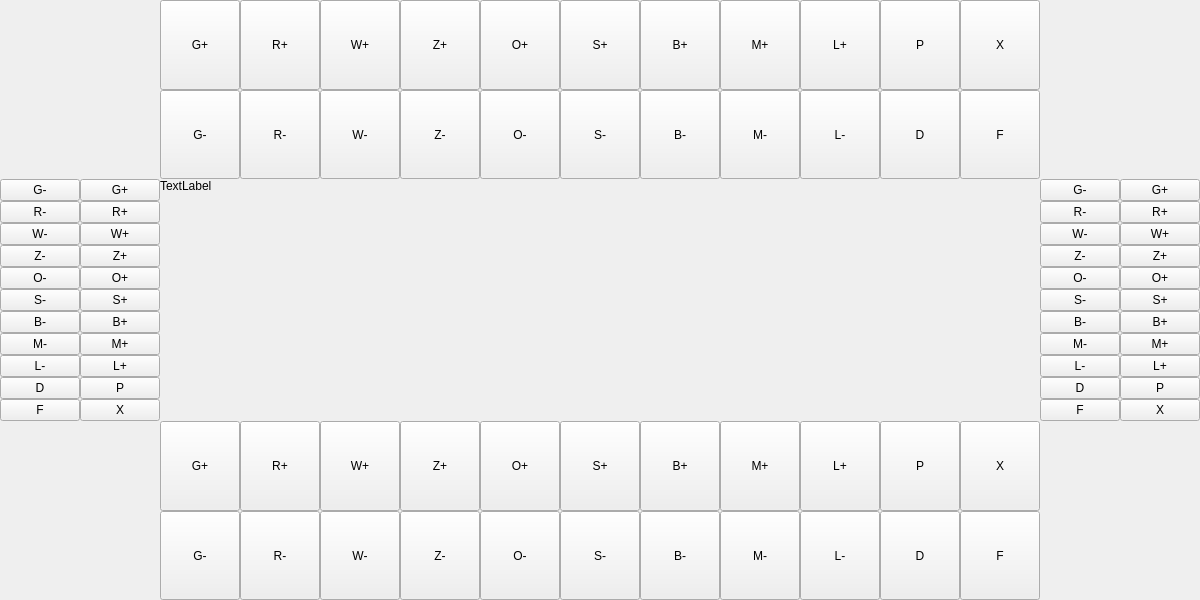
<?xml version="1.0" encoding="UTF-8"?>
<ui version="4.0">
 <class>SpectrumFull</class>
 <widget class="QMainWindow" name="SpectrumFull">
  <property name="geometry">
   <rect>
    <x>0</x>
    <y>0</y>
    <width>1131</width>
    <height>600</height>
   </rect>
  </property>
  <property name="windowTitle">
   <string>Spectrogram</string>
  </property>
  <widget class="QWidget" name="centralwidget">
   <layout class="QGridLayout" name="LayoutX">
    <property name="leftMargin">
     <number>0</number>
    </property>
    <property name="topMargin">
     <number>0</number>
    </property>
    <property name="rightMargin">
     <number>0</number>
    </property>
    <property name="bottomMargin">
     <number>0</number>
    </property>
    <property name="spacing">
     <number>0</number>
    </property>
    <item row="0" column="1">
     <layout class="QGridLayout" name="LayoutN">
      <property name="spacing">
       <number>0</number>
      </property>
      <item row="1" column="9">
       <widget class="QPushButton" name="BtnNMode__">
        <property name="sizePolicy">
         <sizepolicy hsizetype="Expanding" vsizetype="Expanding">
          <horstretch>0</horstretch>
          <verstretch>0</verstretch>
         </sizepolicy>
        </property>
        <property name="text">
         <string>D</string>
        </property>
       </widget>
      </item>
      <item row="0" column="0">
       <widget class="QPushButton" name="BtnNGainUp">
        <property name="sizePolicy">
         <sizepolicy hsizetype="Expanding" vsizetype="Expanding">
          <horstretch>0</horstretch>
          <verstretch>0</verstretch>
         </sizepolicy>
        </property>
        <property name="text">
         <string>G+</string>
        </property>
       </widget>
      </item>
      <item row="0" column="8">
       <widget class="QPushButton" name="BtnNLineUp">
        <property name="sizePolicy">
         <sizepolicy hsizetype="Expanding" vsizetype="Expanding">
          <horstretch>0</horstretch>
          <verstretch>0</verstretch>
         </sizepolicy>
        </property>
        <property name="text">
         <string>L+</string>
        </property>
       </widget>
      </item>
      <item row="1" column="8">
       <widget class="QPushButton" name="BtnNLineDn">
        <property name="sizePolicy">
         <sizepolicy hsizetype="Expanding" vsizetype="Expanding">
          <horstretch>0</horstretch>
          <verstretch>0</verstretch>
         </sizepolicy>
        </property>
        <property name="text">
         <string>L-</string>
        </property>
       </widget>
      </item>
      <item row="0" column="9">
       <widget class="QPushButton" name="BtnNPaus__">
        <property name="sizePolicy">
         <sizepolicy hsizetype="Expanding" vsizetype="Expanding">
          <horstretch>0</horstretch>
          <verstretch>0</verstretch>
         </sizepolicy>
        </property>
        <property name="text">
         <string>P</string>
        </property>
       </widget>
      </item>
      <item row="0" column="3">
       <widget class="QPushButton" name="BtnNZoomUp">
        <property name="sizePolicy">
         <sizepolicy hsizetype="Expanding" vsizetype="Expanding">
          <horstretch>0</horstretch>
          <verstretch>0</verstretch>
         </sizepolicy>
        </property>
        <property name="text">
         <string>Z+</string>
        </property>
       </widget>
      </item>
      <item row="1" column="2">
       <widget class="QPushButton" name="BtnNWindDn">
        <property name="sizePolicy">
         <sizepolicy hsizetype="Expanding" vsizetype="Expanding">
          <horstretch>0</horstretch>
          <verstretch>0</verstretch>
         </sizepolicy>
        </property>
        <property name="text">
         <string>W-</string>
        </property>
       </widget>
      </item>
      <item row="0" column="5">
       <widget class="QPushButton" name="BtnNStepUp">
        <property name="sizePolicy">
         <sizepolicy hsizetype="Expanding" vsizetype="Expanding">
          <horstretch>0</horstretch>
          <verstretch>0</verstretch>
         </sizepolicy>
        </property>
        <property name="text">
         <string>S+</string>
        </property>
       </widget>
      </item>
      <item row="0" column="2">
       <widget class="QPushButton" name="BtnNWindUp">
        <property name="sizePolicy">
         <sizepolicy hsizetype="Expanding" vsizetype="Expanding">
          <horstretch>0</horstretch>
          <verstretch>0</verstretch>
         </sizepolicy>
        </property>
        <property name="text">
         <string>W+</string>
        </property>
       </widget>
      </item>
      <item row="1" column="3">
       <widget class="QPushButton" name="BtnNZoomDn">
        <property name="sizePolicy">
         <sizepolicy hsizetype="Expanding" vsizetype="Expanding">
          <horstretch>0</horstretch>
          <verstretch>0</verstretch>
         </sizepolicy>
        </property>
        <property name="text">
         <string>Z-</string>
        </property>
       </widget>
      </item>
      <item row="0" column="4">
       <widget class="QPushButton" name="BtnNOffsUp">
        <property name="sizePolicy">
         <sizepolicy hsizetype="Expanding" vsizetype="Expanding">
          <horstretch>0</horstretch>
          <verstretch>0</verstretch>
         </sizepolicy>
        </property>
        <property name="text">
         <string>O+</string>
        </property>
       </widget>
      </item>
      <item row="1" column="0">
       <widget class="QPushButton" name="BtnNGainDn">
        <property name="sizePolicy">
         <sizepolicy hsizetype="Expanding" vsizetype="Expanding">
          <horstretch>0</horstretch>
          <verstretch>0</verstretch>
         </sizepolicy>
        </property>
        <property name="text">
         <string>G-</string>
        </property>
       </widget>
      </item>
      <item row="1" column="4">
       <widget class="QPushButton" name="BtnNOffsDn">
        <property name="sizePolicy">
         <sizepolicy hsizetype="Expanding" vsizetype="Expanding">
          <horstretch>0</horstretch>
          <verstretch>0</verstretch>
         </sizepolicy>
        </property>
        <property name="text">
         <string>O-</string>
        </property>
       </widget>
      </item>
      <item row="1" column="5">
       <widget class="QPushButton" name="BtnNStepDn">
        <property name="sizePolicy">
         <sizepolicy hsizetype="Expanding" vsizetype="Expanding">
          <horstretch>0</horstretch>
          <verstretch>0</verstretch>
         </sizepolicy>
        </property>
        <property name="text">
         <string>S-</string>
        </property>
       </widget>
      </item>
      <item row="1" column="6">
       <widget class="QPushButton" name="BtnNBaseDn">
        <property name="sizePolicy">
         <sizepolicy hsizetype="Expanding" vsizetype="Expanding">
          <horstretch>0</horstretch>
          <verstretch>0</verstretch>
         </sizepolicy>
        </property>
        <property name="text">
         <string>B-</string>
        </property>
       </widget>
      </item>
      <item row="0" column="6">
       <widget class="QPushButton" name="BtnNBaseUp">
        <property name="sizePolicy">
         <sizepolicy hsizetype="Expanding" vsizetype="Expanding">
          <horstretch>0</horstretch>
          <verstretch>0</verstretch>
         </sizepolicy>
        </property>
        <property name="text">
         <string>B+</string>
        </property>
       </widget>
      </item>
      <item row="0" column="1">
       <widget class="QPushButton" name="BtnNResoUp">
        <property name="sizePolicy">
         <sizepolicy hsizetype="Expanding" vsizetype="Expanding">
          <horstretch>0</horstretch>
          <verstretch>0</verstretch>
         </sizepolicy>
        </property>
        <property name="text">
         <string>R+</string>
        </property>
       </widget>
      </item>
      <item row="0" column="10">
       <widget class="QPushButton" name="BtnNClos__">
        <property name="sizePolicy">
         <sizepolicy hsizetype="Expanding" vsizetype="Expanding">
          <horstretch>0</horstretch>
          <verstretch>0</verstretch>
         </sizepolicy>
        </property>
        <property name="text">
         <string>X</string>
        </property>
       </widget>
      </item>
      <item row="1" column="1">
       <widget class="QPushButton" name="BtnNResoDn">
        <property name="sizePolicy">
         <sizepolicy hsizetype="Expanding" vsizetype="Expanding">
          <horstretch>0</horstretch>
          <verstretch>0</verstretch>
         </sizepolicy>
        </property>
        <property name="text">
         <string>R-</string>
        </property>
       </widget>
      </item>
      <item row="1" column="10">
       <widget class="QPushButton" name="BtnNFull__">
        <property name="sizePolicy">
         <sizepolicy hsizetype="Expanding" vsizetype="Expanding">
          <horstretch>0</horstretch>
          <verstretch>0</verstretch>
         </sizepolicy>
        </property>
        <property name="text">
         <string>F</string>
        </property>
       </widget>
      </item>
      <item row="0" column="7">
       <widget class="QPushButton" name="BtnNMiMaUp">
        <property name="sizePolicy">
         <sizepolicy hsizetype="Expanding" vsizetype="Expanding">
          <horstretch>0</horstretch>
          <verstretch>0</verstretch>
         </sizepolicy>
        </property>
        <property name="text">
         <string>M+</string>
        </property>
       </widget>
      </item>
      <item row="1" column="7">
       <widget class="QPushButton" name="BtnNMiMaDn">
        <property name="sizePolicy">
         <sizepolicy hsizetype="Expanding" vsizetype="Expanding">
          <horstretch>0</horstretch>
          <verstretch>0</verstretch>
         </sizepolicy>
        </property>
        <property name="text">
         <string>M-</string>
        </property>
       </widget>
      </item>
     </layout>
    </item>
    <item row="1" column="0">
     <layout class="QGridLayout" name="LayoutW">
      <property name="spacing">
       <number>0</number>
      </property>
      <item row="9" column="1">
       <widget class="QPushButton" name="BtnWPaus__">
        <property name="sizePolicy">
         <sizepolicy hsizetype="Expanding" vsizetype="Expanding">
          <horstretch>0</horstretch>
          <verstretch>0</verstretch>
         </sizepolicy>
        </property>
        <property name="text">
         <string>P</string>
        </property>
       </widget>
      </item>
      <item row="5" column="1">
       <widget class="QPushButton" name="BtnWStepUp">
        <property name="sizePolicy">
         <sizepolicy hsizetype="Expanding" vsizetype="Expanding">
          <horstretch>0</horstretch>
          <verstretch>0</verstretch>
         </sizepolicy>
        </property>
        <property name="text">
         <string>S+</string>
        </property>
       </widget>
      </item>
      <item row="8" column="0">
       <widget class="QPushButton" name="BtnWLineDn">
        <property name="sizePolicy">
         <sizepolicy hsizetype="Expanding" vsizetype="Expanding">
          <horstretch>0</horstretch>
          <verstretch>0</verstretch>
         </sizepolicy>
        </property>
        <property name="text">
         <string>L-</string>
        </property>
       </widget>
      </item>
      <item row="8" column="1">
       <widget class="QPushButton" name="BtnWLineUp">
        <property name="sizePolicy">
         <sizepolicy hsizetype="Expanding" vsizetype="Expanding">
          <horstretch>0</horstretch>
          <verstretch>0</verstretch>
         </sizepolicy>
        </property>
        <property name="text">
         <string>L+</string>
        </property>
       </widget>
      </item>
      <item row="6" column="0">
       <widget class="QPushButton" name="BtnWBaseDn">
        <property name="sizePolicy">
         <sizepolicy hsizetype="Expanding" vsizetype="Expanding">
          <horstretch>0</horstretch>
          <verstretch>0</verstretch>
         </sizepolicy>
        </property>
        <property name="text">
         <string>B-</string>
        </property>
       </widget>
      </item>
      <item row="5" column="0">
       <widget class="QPushButton" name="BtnWStepDn">
        <property name="sizePolicy">
         <sizepolicy hsizetype="Expanding" vsizetype="Expanding">
          <horstretch>0</horstretch>
          <verstretch>0</verstretch>
         </sizepolicy>
        </property>
        <property name="text">
         <string>S-</string>
        </property>
       </widget>
      </item>
      <item row="4" column="1">
       <widget class="QPushButton" name="BtnWOffsUp">
        <property name="sizePolicy">
         <sizepolicy hsizetype="Expanding" vsizetype="Expanding">
          <horstretch>0</horstretch>
          <verstretch>0</verstretch>
         </sizepolicy>
        </property>
        <property name="text">
         <string>O+</string>
        </property>
       </widget>
      </item>
      <item row="4" column="0">
       <widget class="QPushButton" name="BtnWOffsDn">
        <property name="sizePolicy">
         <sizepolicy hsizetype="Expanding" vsizetype="Expanding">
          <horstretch>0</horstretch>
          <verstretch>0</verstretch>
         </sizepolicy>
        </property>
        <property name="text">
         <string>O-</string>
        </property>
       </widget>
      </item>
      <item row="1" column="0">
       <widget class="QPushButton" name="BtnWResoDn">
        <property name="sizePolicy">
         <sizepolicy hsizetype="Expanding" vsizetype="Expanding">
          <horstretch>0</horstretch>
          <verstretch>0</verstretch>
         </sizepolicy>
        </property>
        <property name="text">
         <string>R-</string>
        </property>
       </widget>
      </item>
      <item row="6" column="1">
       <widget class="QPushButton" name="BtnWBaseUp">
        <property name="sizePolicy">
         <sizepolicy hsizetype="Expanding" vsizetype="Expanding">
          <horstretch>0</horstretch>
          <verstretch>0</verstretch>
         </sizepolicy>
        </property>
        <property name="text">
         <string>B+</string>
        </property>
       </widget>
      </item>
      <item row="9" column="0">
       <widget class="QPushButton" name="BtnWMode__">
        <property name="sizePolicy">
         <sizepolicy hsizetype="Expanding" vsizetype="Expanding">
          <horstretch>0</horstretch>
          <verstretch>0</verstretch>
         </sizepolicy>
        </property>
        <property name="text">
         <string>D</string>
        </property>
       </widget>
      </item>
      <item row="0" column="1">
       <widget class="QPushButton" name="BtnWGainUp">
        <property name="sizePolicy">
         <sizepolicy hsizetype="Expanding" vsizetype="Expanding">
          <horstretch>0</horstretch>
          <verstretch>0</verstretch>
         </sizepolicy>
        </property>
        <property name="text">
         <string>G+</string>
        </property>
       </widget>
      </item>
      <item row="3" column="0">
       <widget class="QPushButton" name="BtnWZoomDn">
        <property name="sizePolicy">
         <sizepolicy hsizetype="Expanding" vsizetype="Expanding">
          <horstretch>0</horstretch>
          <verstretch>0</verstretch>
         </sizepolicy>
        </property>
        <property name="text">
         <string>Z-</string>
        </property>
       </widget>
      </item>
      <item row="2" column="0">
       <widget class="QPushButton" name="BtnWWindDn">
        <property name="sizePolicy">
         <sizepolicy hsizetype="Expanding" vsizetype="Expanding">
          <horstretch>0</horstretch>
          <verstretch>0</verstretch>
         </sizepolicy>
        </property>
        <property name="text">
         <string>W-</string>
        </property>
       </widget>
      </item>
      <item row="1" column="1">
       <widget class="QPushButton" name="BtnWResoUp">
        <property name="sizePolicy">
         <sizepolicy hsizetype="Expanding" vsizetype="Expanding">
          <horstretch>0</horstretch>
          <verstretch>0</verstretch>
         </sizepolicy>
        </property>
        <property name="text">
         <string>R+</string>
        </property>
       </widget>
      </item>
      <item row="0" column="0">
       <widget class="QPushButton" name="BtnWGainDn">
        <property name="sizePolicy">
         <sizepolicy hsizetype="Expanding" vsizetype="Expanding">
          <horstretch>0</horstretch>
          <verstretch>0</verstretch>
         </sizepolicy>
        </property>
        <property name="text">
         <string>G-</string>
        </property>
       </widget>
      </item>
      <item row="2" column="1">
       <widget class="QPushButton" name="BtnWWindUp">
        <property name="sizePolicy">
         <sizepolicy hsizetype="Expanding" vsizetype="Expanding">
          <horstretch>0</horstretch>
          <verstretch>0</verstretch>
         </sizepolicy>
        </property>
        <property name="text">
         <string>W+</string>
        </property>
       </widget>
      </item>
      <item row="10" column="0">
       <widget class="QPushButton" name="BtnWFull__">
        <property name="sizePolicy">
         <sizepolicy hsizetype="Expanding" vsizetype="Expanding">
          <horstretch>0</horstretch>
          <verstretch>0</verstretch>
         </sizepolicy>
        </property>
        <property name="text">
         <string>F</string>
        </property>
       </widget>
      </item>
      <item row="10" column="1">
       <widget class="QPushButton" name="BtnWClos__">
        <property name="sizePolicy">
         <sizepolicy hsizetype="Expanding" vsizetype="Expanding">
          <horstretch>0</horstretch>
          <verstretch>0</verstretch>
         </sizepolicy>
        </property>
        <property name="text">
         <string>X</string>
        </property>
       </widget>
      </item>
      <item row="3" column="1">
       <widget class="QPushButton" name="BtnWZoomUp">
        <property name="sizePolicy">
         <sizepolicy hsizetype="Expanding" vsizetype="Expanding">
          <horstretch>0</horstretch>
          <verstretch>0</verstretch>
         </sizepolicy>
        </property>
        <property name="text">
         <string>Z+</string>
        </property>
       </widget>
      </item>
      <item row="7" column="0">
       <widget class="QPushButton" name="BtnWMiMaDn">
        <property name="sizePolicy">
         <sizepolicy hsizetype="Expanding" vsizetype="Expanding">
          <horstretch>0</horstretch>
          <verstretch>0</verstretch>
         </sizepolicy>
        </property>
        <property name="text">
         <string>M-</string>
        </property>
       </widget>
      </item>
      <item row="7" column="1">
       <widget class="QPushButton" name="BtnWMiMaUp">
        <property name="sizePolicy">
         <sizepolicy hsizetype="Expanding" vsizetype="Expanding">
          <horstretch>0</horstretch>
          <verstretch>0</verstretch>
         </sizepolicy>
        </property>
        <property name="text">
         <string>M+</string>
        </property>
       </widget>
      </item>
     </layout>
    </item>
    <item row="1" column="1">
     <widget class="QLabelKey" name="SpectrumScreen">
      <property name="text">
       <string>TextLabel</string>
      </property>
      <property name="alignment">
       <set>Qt::AlignLeading|Qt::AlignLeft|Qt::AlignTop</set>
      </property>
     </widget>
    </item>
    <item row="1" column="2">
     <layout class="QGridLayout" name="LayoutE">
      <property name="spacing">
       <number>0</number>
      </property>
      <item row="8" column="1">
       <widget class="QPushButton" name="BtnELineUp">
        <property name="sizePolicy">
         <sizepolicy hsizetype="Expanding" vsizetype="Expanding">
          <horstretch>0</horstretch>
          <verstretch>0</verstretch>
         </sizepolicy>
        </property>
        <property name="text">
         <string>L+</string>
        </property>
       </widget>
      </item>
      <item row="9" column="1">
       <widget class="QPushButton" name="BtnEPaus__">
        <property name="sizePolicy">
         <sizepolicy hsizetype="Expanding" vsizetype="Expanding">
          <horstretch>0</horstretch>
          <verstretch>0</verstretch>
         </sizepolicy>
        </property>
        <property name="text">
         <string>P</string>
        </property>
       </widget>
      </item>
      <item row="9" column="0">
       <widget class="QPushButton" name="BtnEMode__">
        <property name="sizePolicy">
         <sizepolicy hsizetype="Expanding" vsizetype="Expanding">
          <horstretch>0</horstretch>
          <verstretch>0</verstretch>
         </sizepolicy>
        </property>
        <property name="text">
         <string>D</string>
        </property>
       </widget>
      </item>
      <item row="8" column="0">
       <widget class="QPushButton" name="BtnELineDn">
        <property name="sizePolicy">
         <sizepolicy hsizetype="Expanding" vsizetype="Expanding">
          <horstretch>0</horstretch>
          <verstretch>0</verstretch>
         </sizepolicy>
        </property>
        <property name="text">
         <string>L-</string>
        </property>
       </widget>
      </item>
      <item row="2" column="1">
       <widget class="QPushButton" name="BtnEWindUp">
        <property name="sizePolicy">
         <sizepolicy hsizetype="Expanding" vsizetype="Expanding">
          <horstretch>0</horstretch>
          <verstretch>0</verstretch>
         </sizepolicy>
        </property>
        <property name="text">
         <string>W+</string>
        </property>
       </widget>
      </item>
      <item row="3" column="0">
       <widget class="QPushButton" name="BtnEZoomDn">
        <property name="sizePolicy">
         <sizepolicy hsizetype="Expanding" vsizetype="Expanding">
          <horstretch>0</horstretch>
          <verstretch>0</verstretch>
         </sizepolicy>
        </property>
        <property name="text">
         <string>Z-</string>
        </property>
       </widget>
      </item>
      <item row="2" column="0">
       <widget class="QPushButton" name="BtnEWindDn">
        <property name="sizePolicy">
         <sizepolicy hsizetype="Expanding" vsizetype="Expanding">
          <horstretch>0</horstretch>
          <verstretch>0</verstretch>
         </sizepolicy>
        </property>
        <property name="text">
         <string>W-</string>
        </property>
       </widget>
      </item>
      <item row="1" column="1">
       <widget class="QPushButton" name="BtnEResoUp">
        <property name="sizePolicy">
         <sizepolicy hsizetype="Expanding" vsizetype="Expanding">
          <horstretch>0</horstretch>
          <verstretch>0</verstretch>
         </sizepolicy>
        </property>
        <property name="text">
         <string>R+</string>
        </property>
       </widget>
      </item>
      <item row="1" column="0">
       <widget class="QPushButton" name="BtnEResoDn">
        <property name="sizePolicy">
         <sizepolicy hsizetype="Expanding" vsizetype="Expanding">
          <horstretch>0</horstretch>
          <verstretch>0</verstretch>
         </sizepolicy>
        </property>
        <property name="text">
         <string>R-</string>
        </property>
       </widget>
      </item>
      <item row="3" column="1">
       <widget class="QPushButton" name="BtnEZoomUp">
        <property name="sizePolicy">
         <sizepolicy hsizetype="Expanding" vsizetype="Expanding">
          <horstretch>0</horstretch>
          <verstretch>0</verstretch>
         </sizepolicy>
        </property>
        <property name="text">
         <string>Z+</string>
        </property>
       </widget>
      </item>
      <item row="5" column="0">
       <widget class="QPushButton" name="BtnEStepDn">
        <property name="sizePolicy">
         <sizepolicy hsizetype="Expanding" vsizetype="Expanding">
          <horstretch>0</horstretch>
          <verstretch>0</verstretch>
         </sizepolicy>
        </property>
        <property name="text">
         <string>S-</string>
        </property>
       </widget>
      </item>
      <item row="4" column="0">
       <widget class="QPushButton" name="BtnEOffsDn">
        <property name="sizePolicy">
         <sizepolicy hsizetype="Expanding" vsizetype="Expanding">
          <horstretch>0</horstretch>
          <verstretch>0</verstretch>
         </sizepolicy>
        </property>
        <property name="text">
         <string>O-</string>
        </property>
       </widget>
      </item>
      <item row="4" column="1">
       <widget class="QPushButton" name="BtnEOffsUp">
        <property name="sizePolicy">
         <sizepolicy hsizetype="Expanding" vsizetype="Expanding">
          <horstretch>0</horstretch>
          <verstretch>0</verstretch>
         </sizepolicy>
        </property>
        <property name="text">
         <string>O+</string>
        </property>
       </widget>
      </item>
      <item row="5" column="1">
       <widget class="QPushButton" name="BtnEStepUp">
        <property name="sizePolicy">
         <sizepolicy hsizetype="Expanding" vsizetype="Expanding">
          <horstretch>0</horstretch>
          <verstretch>0</verstretch>
         </sizepolicy>
        </property>
        <property name="text">
         <string>S+</string>
        </property>
       </widget>
      </item>
      <item row="6" column="1">
       <widget class="QPushButton" name="BtnEBaseUp">
        <property name="sizePolicy">
         <sizepolicy hsizetype="Expanding" vsizetype="Expanding">
          <horstretch>0</horstretch>
          <verstretch>0</verstretch>
         </sizepolicy>
        </property>
        <property name="text">
         <string>B+</string>
        </property>
       </widget>
      </item>
      <item row="0" column="0">
       <widget class="QPushButton" name="BtnEGainDn">
        <property name="sizePolicy">
         <sizepolicy hsizetype="Expanding" vsizetype="Expanding">
          <horstretch>0</horstretch>
          <verstretch>0</verstretch>
         </sizepolicy>
        </property>
        <property name="text">
         <string>G-</string>
        </property>
       </widget>
      </item>
      <item row="0" column="1">
       <widget class="QPushButton" name="BtnEGainUp">
        <property name="sizePolicy">
         <sizepolicy hsizetype="Expanding" vsizetype="Expanding">
          <horstretch>0</horstretch>
          <verstretch>0</verstretch>
         </sizepolicy>
        </property>
        <property name="text">
         <string>G+</string>
        </property>
       </widget>
      </item>
      <item row="6" column="0">
       <widget class="QPushButton" name="BtnEBaseDn">
        <property name="sizePolicy">
         <sizepolicy hsizetype="Expanding" vsizetype="Expanding">
          <horstretch>0</horstretch>
          <verstretch>0</verstretch>
         </sizepolicy>
        </property>
        <property name="text">
         <string>B-</string>
        </property>
       </widget>
      </item>
      <item row="10" column="0">
       <widget class="QPushButton" name="BtnEFull__">
        <property name="sizePolicy">
         <sizepolicy hsizetype="Expanding" vsizetype="Expanding">
          <horstretch>0</horstretch>
          <verstretch>0</verstretch>
         </sizepolicy>
        </property>
        <property name="text">
         <string>F</string>
        </property>
       </widget>
      </item>
      <item row="10" column="1">
       <widget class="QPushButton" name="BtnEClos__">
        <property name="sizePolicy">
         <sizepolicy hsizetype="Expanding" vsizetype="Expanding">
          <horstretch>0</horstretch>
          <verstretch>0</verstretch>
         </sizepolicy>
        </property>
        <property name="text">
         <string>X</string>
        </property>
       </widget>
      </item>
      <item row="7" column="0">
       <widget class="QPushButton" name="BtnEMiMaDn">
        <property name="sizePolicy">
         <sizepolicy hsizetype="Expanding" vsizetype="Expanding">
          <horstretch>0</horstretch>
          <verstretch>0</verstretch>
         </sizepolicy>
        </property>
        <property name="text">
         <string>M-</string>
        </property>
       </widget>
      </item>
      <item row="7" column="1">
       <widget class="QPushButton" name="BtnEMiMaUp">
        <property name="sizePolicy">
         <sizepolicy hsizetype="Expanding" vsizetype="Expanding">
          <horstretch>0</horstretch>
          <verstretch>0</verstretch>
         </sizepolicy>
        </property>
        <property name="text">
         <string>M+</string>
        </property>
       </widget>
      </item>
     </layout>
    </item>
    <item row="2" column="1">
     <layout class="QGridLayout" name="LayoutS">
      <property name="spacing">
       <number>0</number>
      </property>
      <item row="0" column="3">
       <widget class="QPushButton" name="BtnSZoomUp">
        <property name="sizePolicy">
         <sizepolicy hsizetype="Expanding" vsizetype="Expanding">
          <horstretch>0</horstretch>
          <verstretch>0</verstretch>
         </sizepolicy>
        </property>
        <property name="text">
         <string>Z+</string>
        </property>
       </widget>
      </item>
      <item row="0" column="0">
       <widget class="QPushButton" name="BtnSGainUp">
        <property name="sizePolicy">
         <sizepolicy hsizetype="Expanding" vsizetype="Expanding">
          <horstretch>0</horstretch>
          <verstretch>0</verstretch>
         </sizepolicy>
        </property>
        <property name="text">
         <string>G+</string>
        </property>
       </widget>
      </item>
      <item row="1" column="0">
       <widget class="QPushButton" name="BtnSGainDn">
        <property name="sizePolicy">
         <sizepolicy hsizetype="Expanding" vsizetype="Expanding">
          <horstretch>0</horstretch>
          <verstretch>0</verstretch>
         </sizepolicy>
        </property>
        <property name="text">
         <string>G-</string>
        </property>
       </widget>
      </item>
      <item row="0" column="5">
       <widget class="QPushButton" name="BtnSStepUp">
        <property name="sizePolicy">
         <sizepolicy hsizetype="Expanding" vsizetype="Expanding">
          <horstretch>0</horstretch>
          <verstretch>0</verstretch>
         </sizepolicy>
        </property>
        <property name="text">
         <string>S+</string>
        </property>
       </widget>
      </item>
      <item row="1" column="3">
       <widget class="QPushButton" name="BtnSZoomDn">
        <property name="sizePolicy">
         <sizepolicy hsizetype="Expanding" vsizetype="Expanding">
          <horstretch>0</horstretch>
          <verstretch>0</verstretch>
         </sizepolicy>
        </property>
        <property name="text">
         <string>Z-</string>
        </property>
       </widget>
      </item>
      <item row="1" column="8">
       <widget class="QPushButton" name="BtnSLineDn">
        <property name="sizePolicy">
         <sizepolicy hsizetype="Expanding" vsizetype="Expanding">
          <horstretch>0</horstretch>
          <verstretch>0</verstretch>
         </sizepolicy>
        </property>
        <property name="text">
         <string>L-</string>
        </property>
       </widget>
      </item>
      <item row="1" column="6">
       <widget class="QPushButton" name="BtnSBaseDn">
        <property name="sizePolicy">
         <sizepolicy hsizetype="Expanding" vsizetype="Expanding">
          <horstretch>0</horstretch>
          <verstretch>0</verstretch>
         </sizepolicy>
        </property>
        <property name="text">
         <string>B-</string>
        </property>
       </widget>
      </item>
      <item row="0" column="1">
       <widget class="QPushButton" name="BtnSResoUp">
        <property name="sizePolicy">
         <sizepolicy hsizetype="Expanding" vsizetype="Expanding">
          <horstretch>0</horstretch>
          <verstretch>0</verstretch>
         </sizepolicy>
        </property>
        <property name="text">
         <string>R+</string>
        </property>
       </widget>
      </item>
      <item row="1" column="5">
       <widget class="QPushButton" name="BtnSStepDn">
        <property name="sizePolicy">
         <sizepolicy hsizetype="Expanding" vsizetype="Expanding">
          <horstretch>0</horstretch>
          <verstretch>0</verstretch>
         </sizepolicy>
        </property>
        <property name="text">
         <string>S-</string>
        </property>
       </widget>
      </item>
      <item row="0" column="6">
       <widget class="QPushButton" name="BtnSBaseUp">
        <property name="sizePolicy">
         <sizepolicy hsizetype="Expanding" vsizetype="Expanding">
          <horstretch>0</horstretch>
          <verstretch>0</verstretch>
         </sizepolicy>
        </property>
        <property name="text">
         <string>B+</string>
        </property>
       </widget>
      </item>
      <item row="1" column="2">
       <widget class="QPushButton" name="BtnSWindDn">
        <property name="sizePolicy">
         <sizepolicy hsizetype="Expanding" vsizetype="Expanding">
          <horstretch>0</horstretch>
          <verstretch>0</verstretch>
         </sizepolicy>
        </property>
        <property name="text">
         <string>W-</string>
        </property>
       </widget>
      </item>
      <item row="1" column="4">
       <widget class="QPushButton" name="BtnSOffsDn">
        <property name="sizePolicy">
         <sizepolicy hsizetype="Expanding" vsizetype="Expanding">
          <horstretch>0</horstretch>
          <verstretch>0</verstretch>
         </sizepolicy>
        </property>
        <property name="text">
         <string>O-</string>
        </property>
       </widget>
      </item>
      <item row="0" column="8">
       <widget class="QPushButton" name="BtnSLineUp">
        <property name="sizePolicy">
         <sizepolicy hsizetype="Expanding" vsizetype="Expanding">
          <horstretch>0</horstretch>
          <verstretch>0</verstretch>
         </sizepolicy>
        </property>
        <property name="text">
         <string>L+</string>
        </property>
       </widget>
      </item>
      <item row="0" column="2">
       <widget class="QPushButton" name="BtnSWindUp">
        <property name="sizePolicy">
         <sizepolicy hsizetype="Expanding" vsizetype="Expanding">
          <horstretch>0</horstretch>
          <verstretch>0</verstretch>
         </sizepolicy>
        </property>
        <property name="text">
         <string>W+</string>
        </property>
       </widget>
      </item>
      <item row="1" column="1">
       <widget class="QPushButton" name="BtnSResoDn">
        <property name="sizePolicy">
         <sizepolicy hsizetype="Expanding" vsizetype="Expanding">
          <horstretch>0</horstretch>
          <verstretch>0</verstretch>
         </sizepolicy>
        </property>
        <property name="text">
         <string>R-</string>
        </property>
       </widget>
      </item>
      <item row="1" column="9">
       <widget class="QPushButton" name="BtnSMode__">
        <property name="sizePolicy">
         <sizepolicy hsizetype="Expanding" vsizetype="Expanding">
          <horstretch>0</horstretch>
          <verstretch>0</verstretch>
         </sizepolicy>
        </property>
        <property name="text">
         <string>D</string>
        </property>
       </widget>
      </item>
      <item row="0" column="4">
       <widget class="QPushButton" name="BtnSOffsUp">
        <property name="sizePolicy">
         <sizepolicy hsizetype="Expanding" vsizetype="Expanding">
          <horstretch>0</horstretch>
          <verstretch>0</verstretch>
         </sizepolicy>
        </property>
        <property name="text">
         <string>O+</string>
        </property>
       </widget>
      </item>
      <item row="1" column="10">
       <widget class="QPushButton" name="BtnSFull__">
        <property name="sizePolicy">
         <sizepolicy hsizetype="Expanding" vsizetype="Expanding">
          <horstretch>0</horstretch>
          <verstretch>0</verstretch>
         </sizepolicy>
        </property>
        <property name="text">
         <string>F</string>
        </property>
       </widget>
      </item>
      <item row="0" column="10">
       <widget class="QPushButton" name="BtnSClos__">
        <property name="sizePolicy">
         <sizepolicy hsizetype="Expanding" vsizetype="Expanding">
          <horstretch>0</horstretch>
          <verstretch>0</verstretch>
         </sizepolicy>
        </property>
        <property name="text">
         <string>X</string>
        </property>
       </widget>
      </item>
      <item row="0" column="9">
       <widget class="QPushButton" name="BtnSPaus__">
        <property name="sizePolicy">
         <sizepolicy hsizetype="Expanding" vsizetype="Expanding">
          <horstretch>0</horstretch>
          <verstretch>0</verstretch>
         </sizepolicy>
        </property>
        <property name="text">
         <string>P</string>
        </property>
       </widget>
      </item>
      <item row="0" column="7">
       <widget class="QPushButton" name="BtnSMiMaUp">
        <property name="sizePolicy">
         <sizepolicy hsizetype="Expanding" vsizetype="Expanding">
          <horstretch>0</horstretch>
          <verstretch>0</verstretch>
         </sizepolicy>
        </property>
        <property name="text">
         <string>M+</string>
        </property>
       </widget>
      </item>
      <item row="1" column="7">
       <widget class="QPushButton" name="BtnSMiMaDn">
        <property name="sizePolicy">
         <sizepolicy hsizetype="Expanding" vsizetype="Expanding">
          <horstretch>0</horstretch>
          <verstretch>0</verstretch>
         </sizepolicy>
        </property>
        <property name="text">
         <string>M-</string>
        </property>
       </widget>
      </item>
     </layout>
    </item>
   </layout>
  </widget>
 </widget>
 <customwidgets>
  <customwidget>
   <class>QLabelKey</class>
   <extends>QLabel</extends>
   <header>qlabelkey.h</header>
  </customwidget>
 </customwidgets>
 <tabstops>
  <tabstop>BtnWGainDn</tabstop>
  <tabstop>BtnWGainUp</tabstop>
  <tabstop>BtnWResoDn</tabstop>
  <tabstop>BtnWResoUp</tabstop>
  <tabstop>BtnWWindDn</tabstop>
  <tabstop>BtnWWindUp</tabstop>
  <tabstop>BtnWZoomDn</tabstop>
  <tabstop>BtnWZoomUp</tabstop>
  <tabstop>BtnWOffsDn</tabstop>
  <tabstop>BtnWOffsUp</tabstop>
  <tabstop>BtnWStepDn</tabstop>
  <tabstop>BtnWStepUp</tabstop>
  <tabstop>BtnWBaseDn</tabstop>
  <tabstop>BtnWBaseUp</tabstop>
  <tabstop>BtnWMiMaDn</tabstop>
  <tabstop>BtnWMiMaUp</tabstop>
  <tabstop>BtnWLineDn</tabstop>
  <tabstop>BtnWLineUp</tabstop>
  <tabstop>BtnWMode__</tabstop>
  <tabstop>BtnWPaus__</tabstop>
  <tabstop>BtnWFull__</tabstop>
  <tabstop>BtnWClos__</tabstop>
  <tabstop>BtnEGainDn</tabstop>
  <tabstop>BtnEGainUp</tabstop>
  <tabstop>BtnEResoDn</tabstop>
  <tabstop>BtnEResoUp</tabstop>
  <tabstop>BtnEWindDn</tabstop>
  <tabstop>BtnEWindUp</tabstop>
  <tabstop>BtnEZoomDn</tabstop>
  <tabstop>BtnEZoomUp</tabstop>
  <tabstop>BtnEOffsDn</tabstop>
  <tabstop>BtnEOffsUp</tabstop>
  <tabstop>BtnEStepDn</tabstop>
  <tabstop>BtnEStepUp</tabstop>
  <tabstop>BtnEBaseDn</tabstop>
  <tabstop>BtnEBaseUp</tabstop>
  <tabstop>BtnEMiMaDn</tabstop>
  <tabstop>BtnEMiMaUp</tabstop>
  <tabstop>BtnELineDn</tabstop>
  <tabstop>BtnELineUp</tabstop>
  <tabstop>BtnEMode__</tabstop>
  <tabstop>BtnEPaus__</tabstop>
  <tabstop>BtnEFull__</tabstop>
  <tabstop>BtnEClos__</tabstop>
  <tabstop>BtnNGainUp</tabstop>
  <tabstop>BtnNGainDn</tabstop>
  <tabstop>BtnNResoUp</tabstop>
  <tabstop>BtnNResoDn</tabstop>
  <tabstop>BtnNWindUp</tabstop>
  <tabstop>BtnNWindDn</tabstop>
  <tabstop>BtnNZoomUp</tabstop>
  <tabstop>BtnNZoomDn</tabstop>
  <tabstop>BtnNOffsUp</tabstop>
  <tabstop>BtnNOffsDn</tabstop>
  <tabstop>BtnNStepUp</tabstop>
  <tabstop>BtnNStepDn</tabstop>
  <tabstop>BtnNBaseUp</tabstop>
  <tabstop>BtnNBaseDn</tabstop>
  <tabstop>BtnNMiMaUp</tabstop>
  <tabstop>BtnNMiMaDn</tabstop>
  <tabstop>BtnNLineUp</tabstop>
  <tabstop>BtnNLineDn</tabstop>
  <tabstop>BtnNPaus__</tabstop>
  <tabstop>BtnNMode__</tabstop>
  <tabstop>BtnNClos__</tabstop>
  <tabstop>BtnNFull__</tabstop>
  <tabstop>BtnSGainUp</tabstop>
  <tabstop>BtnSGainDn</tabstop>
  <tabstop>BtnSResoUp</tabstop>
  <tabstop>BtnSResoDn</tabstop>
  <tabstop>BtnSWindUp</tabstop>
  <tabstop>BtnSWindDn</tabstop>
  <tabstop>BtnSZoomUp</tabstop>
  <tabstop>BtnSZoomDn</tabstop>
  <tabstop>BtnSOffsUp</tabstop>
  <tabstop>BtnSOffsDn</tabstop>
  <tabstop>BtnSStepUp</tabstop>
  <tabstop>BtnSStepDn</tabstop>
  <tabstop>BtnSBaseUp</tabstop>
  <tabstop>BtnSBaseDn</tabstop>
  <tabstop>BtnSMiMaUp</tabstop>
  <tabstop>BtnSMiMaDn</tabstop>
  <tabstop>BtnSLineUp</tabstop>
  <tabstop>BtnSLineDn</tabstop>
  <tabstop>BtnSPaus__</tabstop>
  <tabstop>BtnSMode__</tabstop>
  <tabstop>BtnSClos__</tabstop>
  <tabstop>BtnSFull__</tabstop>
 </tabstops>
 <resources/>
 <connections/>
</ui>
